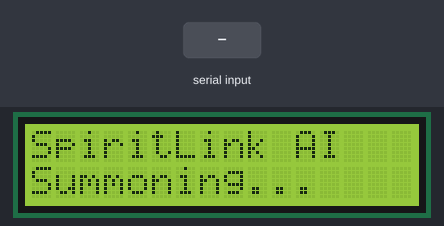
A sketch run on a simulated Arduino Uno, built with avr-gcc and run on an emulated ATmega328P. Shown: 16×2 character LCD. Inputs (shaded band) come from the test bench.

Above: at 2.4 s.
2.5 s: "1\n" received over Serial
At 2.9 s:
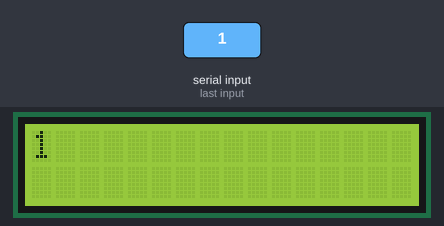
4.0 s: "0\n" received over Serial
At 5.2 s:
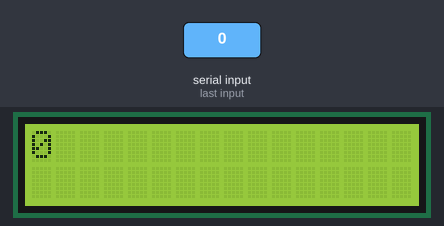
5.5 s: "2\n" received over Serial
At 6.4 s:
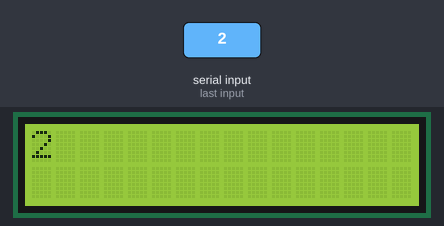
Timing chart, 0 to 8.5 s (numbered marks = the images above; inputs shaded):
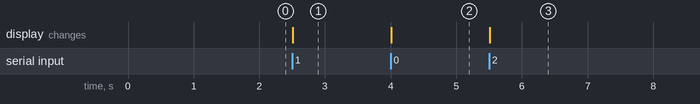

The sketch:

lcd.ino
```cpp
#include <LiquidCrystal.h>

// pin setup for your working LCD wiring
const int rs = 13, en = 12, d4 = 11, d5 = 10, d6 = 9, d7 = 8; // Changed rs to pin 8
LiquidCrystal lcd(rs, en, d4, d5, d6, d7);

String message = "";
bool animationDone = false;

String frames[] = {
  "  (o_o)        ",
  "  (O_O)        ",
  "  (o_o)        ",
  "  (O_o)        "
};

void setup() {
  lcd.begin(16, 2);
  Serial.begin(9600);

  lcd.clear();
  lcd.setCursor(0, 0);
  lcd.print("SpiritLink AI");
  lcd.setCursor(0, 1);
  lcd.print("Summoning...");
  delay(1200);
}

void loop() {
  if (Serial.available()) {
    // Read the entire buffer
    String message = "";
    while (Serial.available()) {
      char c = Serial.read();
      message += c;
      delay(2);  // small delay to allow buffer to fill
    }
    message.trim();  // remove extra \r or \n

    lcd.clear();

    // Split into two lines
    int newlineIndex = message.indexOf('\n');
    if (newlineIndex != -1) {
      String line1 = message.substring(0, newlineIndex);
      String line2 = message.substring(newlineIndex + 1);
      line2.trim();  // remove any leftover whitespace

      lcd.setCursor(0, 0);
      lcd.print(line1);
      lcd.setCursor(0, 1);
      lcd.print(line2);
    } else {
      lcd.setCursor(0, 0);
      lcd.print(message);
    }
  }
}
```

Measured:
- after the input at 2.5 s, the display: changes at once (image 1)
- after the input at 4.0 s, the display: changes at once (image 2)
- after the input at 5.5 s, the display: changes at once (image 3)
